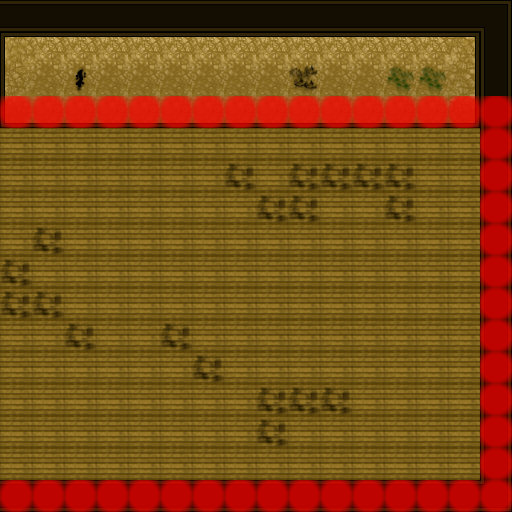

This is a level from a 2D game, rendered from its Tiled map with the project's own tilesets. A one-line summary and the complete map file follow:
An orthogonal 16x16 tile map with 32x32 px tiles, 4 tile layers (terrain, scenery, overlay, collision), 1 hidden layer not drawn, 2 tilesets and 8 objects (6x woodenFermenter, woodenKettle, woodenMashTun).

<map version="1.10" tiledversion="1.10.2" orientation="orthogonal" renderorder="right-down" width="16" height="16" tilewidth="32" tileheight="32" infinite="0" nextlayerid="9" nextobjectid="11">
 <editorsettings>
  <export target="1_0.tmj" format="json" />
 </editorsettings>
 <tileset firstgid="1" source="FeyBrewsterTileSet.tsx" />
 <tileset firstgid="257" source="woodenfvTileset.tsx" />
 <layer id="1" name="terrain" width="16" height="16">
  <data encoding="csv">
11,11,11,11,11,11,11,11,11,11,11,11,11,11,11,5,
7,8,8,8,8,8,8,8,8,8,8,8,8,8,9,22,
23,24,27,24,24,24,24,24,24,28,24,24,43,43,25,22,
39,40,40,40,40,40,40,40,40,40,40,40,40,40,41,22,
37,37,37,37,37,37,37,37,37,37,37,37,37,37,37,22,
37,37,37,37,37,37,37,42,37,42,42,42,42,37,37,22,
37,37,37,37,37,37,37,37,42,42,37,37,42,37,37,22,
37,42,37,37,37,37,37,37,37,37,37,37,37,37,37,22,
42,37,37,37,37,37,37,37,37,37,37,37,37,37,37,22,
42,42,37,37,37,37,37,37,37,37,37,37,37,37,37,22,
37,37,42,37,37,42,37,37,37,37,37,37,37,37,37,22,
37,37,37,37,37,37,42,37,37,37,37,37,37,37,37,22,
37,37,37,37,37,37,37,37,42,42,42,37,37,37,37,22,
37,37,37,37,37,37,37,37,42,37,37,37,37,37,37,22,
37,37,37,37,37,37,37,37,37,37,37,37,37,37,37,22,
11,11,11,11,11,11,11,11,11,11,11,11,11,11,11,21
</data>
 </layer>
 <layer id="2" name="scenery" width="16" height="16">
  <data encoding="csv">
0,0,0,0,0,0,0,0,0,0,0,0,0,0,0,0,
0,0,0,0,0,0,0,0,0,0,0,0,0,0,0,0,
0,0,0,0,0,0,0,0,0,0,0,0,0,0,0,0,
0,0,0,0,0,0,0,0,0,0,0,0,0,0,0,0,
0,0,0,0,0,0,0,0,0,0,0,0,0,0,0,0,
0,0,0,0,0,0,0,0,0,0,0,0,0,0,0,0,
0,0,0,0,0,0,0,0,0,0,0,0,0,0,0,0,
0,0,0,0,0,0,0,0,0,0,0,0,0,0,0,0,
0,0,0,0,0,0,0,0,0,0,0,0,0,0,0,0,
0,0,0,0,0,0,0,0,0,0,0,0,0,0,0,0,
0,0,0,0,0,0,0,0,0,0,0,0,0,0,0,0,
0,0,0,0,0,0,0,0,0,0,0,0,0,0,0,0,
0,0,0,0,0,0,0,0,0,0,0,0,0,0,0,0,
0,0,0,0,0,0,0,0,0,0,0,0,0,0,0,0,
0,0,0,0,0,0,0,0,0,0,0,0,0,0,0,0,
0,0,0,0,0,0,0,0,0,0,0,0,0,0,0,0
</data>
 </layer>
 <objectgroup id="3" name="entities">
  <object id="1" name="woodenFermenter" x="416" y="128" width="64" height="32">
   <properties>
    <property name="facingDirection" value="DOWN" />
   </properties>
  </object>
  <object id="2" name="woodenFermenter" x="352" y="128" width="64" height="32">
   <properties>
    <property name="facingDirection" value="DOWN" />
   </properties>
  </object>
  <object id="3" name="woodenFermenter" x="288" y="128" width="64" height="32">
   <properties>
    <property name="facingDirection" value="DOWN" />
   </properties>
  </object>
  <object id="4" name="woodenFermenter" x="288" y="224" width="64" height="32">
   <properties>
    <property name="facingDirection" value="UP" />
   </properties>
  </object>
  <object id="5" name="woodenFermenter" x="352" y="224" width="64" height="32">
   <properties>
    <property name="facingDirection" value="UP" />
   </properties>
  </object>
  <object id="6" name="woodenFermenter" x="416" y="224" width="64" height="32">
   <properties>
    <property name="facingDirection" value="UP" />
   </properties>
  </object>
  <object id="8" name="woodenKettle" x="288" y="320" width="95" height="32">
   <properties>
    <property name="facingDirection" value="DOWN" />
   </properties>
  </object>
  <object id="9" name="woodenMashTun" x="384" y="320" width="96" height="32">
   <properties>
    <property name="facingDirection" value="DOWN" />
   </properties>
  </object>
 </objectgroup>
 <objectgroup id="4" name="foreground" />
 <layer id="5" name="overlay" width="16" height="16">
  <data encoding="csv">
0,0,0,0,0,0,0,0,0,0,0,0,0,0,0,0,
0,0,0,0,0,0,0,0,0,0,0,0,0,0,0,0,
0,0,0,0,0,0,0,0,0,0,0,0,0,0,0,0,
0,0,0,0,0,0,0,0,0,0,0,0,0,0,0,0,
0,0,0,0,0,0,0,0,0,0,0,0,0,0,0,0,
0,0,0,0,0,0,0,0,0,0,0,0,0,0,0,0,
0,0,0,0,0,0,0,0,0,0,0,0,0,0,0,0,
0,0,0,0,0,0,0,0,0,0,0,0,0,0,0,0,
0,0,0,0,0,0,0,0,0,0,0,0,0,0,0,0,
0,0,0,0,0,0,0,0,0,0,0,0,0,0,0,0,
0,0,0,0,0,0,0,0,0,0,0,0,0,0,0,0,
0,0,0,0,0,0,0,0,0,0,0,0,0,0,0,0,
0,0,0,0,0,0,0,0,0,0,0,0,0,0,0,0,
0,0,0,0,0,0,0,0,0,0,0,0,0,0,0,0,
0,0,0,0,0,0,0,0,0,0,0,0,0,0,0,0,
0,0,0,0,0,0,0,0,0,0,0,0,0,0,0,0
</data>
 </layer>
 <layer id="6" name="collision" width="16" height="16">
  <data encoding="csv">
0,0,0,0,0,0,0,0,0,0,0,0,0,0,0,0,
0,0,0,0,0,0,0,0,0,0,0,0,0,0,0,0,
0,0,0,0,0,0,0,0,0,0,0,0,0,0,0,0,
48,48,48,48,48,48,48,48,48,48,48,48,48,48,48,48,
0,0,0,0,0,0,0,0,0,0,0,0,0,0,0,48,
0,0,0,0,0,0,0,0,0,0,0,0,0,0,0,48,
0,0,0,0,0,0,0,0,0,0,0,0,0,0,0,48,
0,0,0,0,0,0,0,0,0,0,0,0,0,0,0,48,
0,0,0,0,0,0,0,0,0,0,0,0,0,0,0,48,
0,0,0,0,0,0,0,0,0,0,0,0,0,0,0,48,
0,0,0,0,0,0,0,0,0,0,0,0,0,0,0,48,
0,0,0,0,0,0,0,0,0,0,0,0,0,0,0,48,
0,0,0,0,0,0,0,0,0,0,0,0,0,0,0,48,
0,0,0,0,0,0,0,0,0,0,0,0,0,0,0,48,
0,0,0,0,0,0,0,0,0,0,0,0,0,0,0,48,
48,48,48,48,48,48,48,48,48,48,48,48,48,48,48,48
</data>
 </layer>
 <objectgroup id="7" name="scripts" />
 <layer id="8" name="equipment" width="16" height="16" visible="0">
  <data encoding="csv">
0,0,0,0,0,0,0,0,0,0,0,0,0,0,0,0,
0,0,0,0,0,0,0,0,0,0,0,0,0,0,0,0,
0,0,0,0,0,0,0,0,0,0,0,0,0,0,0,0,
0,0,0,0,0,0,0,0,0,257,258,257,258,257,258,0,
0,0,0,0,0,0,0,0,0,261,262,261,262,261,262,0,
0,0,0,0,0,0,0,0,0,265,266,265,266,265,266,0,
0,0,0,0,0,0,0,0,0,257,258,257,258,257,258,0,
0,0,0,0,0,0,0,0,0,261,262,261,262,261,262,0,
0,0,0,0,0,0,0,0,0,265,266,265,266,265,266,0,
0,0,0,0,0,0,0,0,0,0,0,0,0,0,0,0,
0,0,0,0,0,0,0,0,0,0,0,0,0,0,0,0,
0,0,0,0,0,0,0,0,0,0,0,0,0,0,0,0,
0,0,0,0,0,0,0,0,0,0,0,0,0,0,0,0,
0,0,0,0,0,0,0,0,0,0,0,0,0,0,0,0,
0,0,0,0,0,0,0,0,0,0,0,0,0,0,0,0,
0,0,0,0,0,0,0,0,0,0,0,0,0,0,0,0
</data>
 </layer>
</map>
